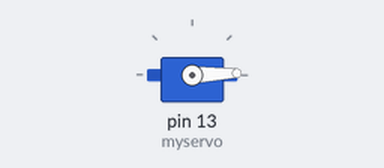
The sketch below on a simulated Arduino Uno, built with avr-gcc and run on an emulated ATmega328P. On the bench: servo.

Above: at 0.05 s.
At 1.75 s:
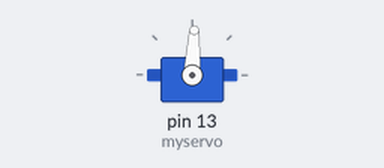
At 3.45 s:
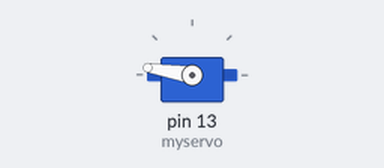
At 6.9 s:
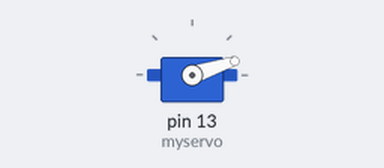
Timing chart, 0 to 9.4 s (numbered marks = the images above):
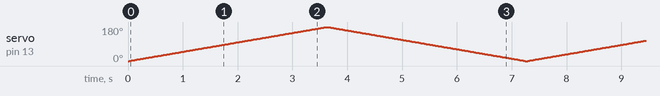

The sketch:

Lesson_1_Servo.ino
```cpp
#include <Servo.h>

Servo myservo;  // create servo object to control a servo


int pos = 0;    // variable to store the servo position

void setup() {
  myservo.attach(13);  // attaches the servo on A2 to the servo object
  myservo.write(90);
}

void loop() {
  for (pos = 0; pos <= 180; pos += 1) { // goes from 0 degrees to 180 degrees
    // in steps of 1 degree
    myservo.write(pos);              // tell servo to go to position in variable 'pos'
    delay(20);                       // waits 20ms for the servo to reach the position
  }
  for (pos = 180; pos >= 0; pos -= 1) { // goes from 180 degrees to 0 degrees
    myservo.write(pos);              // tell servo to go to position in variable 'pos'
    delay(20);                       // waits 20ms for the servo to reach the position
  }
}
```
